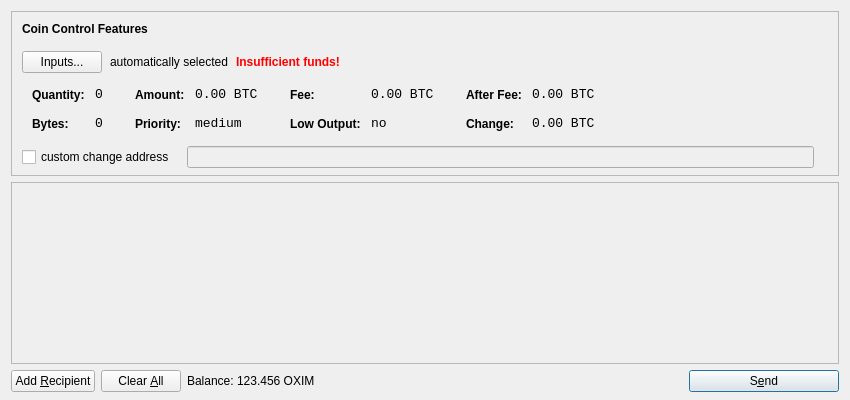
<?xml version="1.0" encoding="UTF-8"?>
<ui version="4.0">
 <class>SendCoinsDialog</class>
 <widget class="QDialog" name="SendCoinsDialog">
  <property name="geometry">
   <rect>
    <x>0</x>
    <y>0</y>
    <width>850</width>
    <height>400</height>
   </rect>
  </property>
  <property name="windowTitle">
   <string>Send Coins</string>
  </property>
  <layout class="QVBoxLayout" name="verticalLayout" stretch="0,1,0">
   <property name="bottomMargin">
    <number>8</number>
   </property>
   <item>
    <widget class="QFrame" name="frameCoinControl">
     <property name="sizePolicy">
      <sizepolicy hsizetype="Expanding" vsizetype="Expanding">
       <horstretch>0</horstretch>
       <verstretch>0</verstretch>
      </sizepolicy>
     </property>
     <property name="maximumSize">
      <size>
       <width>16777215</width>
       <height>16777215</height>
      </size>
     </property>
     <property name="frameShape">
      <enum>QFrame::StyledPanel</enum>
     </property>
     <property name="frameShadow">
      <enum>QFrame::Sunken</enum>
     </property>
     <layout class="QVBoxLayout" name="verticalLayoutCoinControl2">
      <property name="spacing">
       <number>-1</number>
      </property>
      <property name="leftMargin">
       <number>0</number>
      </property>
      <property name="topMargin">
       <number>0</number>
      </property>
      <property name="rightMargin">
       <number>0</number>
      </property>
      <property name="bottomMargin">
       <number>6</number>
      </property>
      <item>
       <layout class="QVBoxLayout" name="verticalLayoutCoinControl" stretch="0,0,0,0,1">
        <property name="spacing">
         <number>0</number>
        </property>
        <property name="leftMargin">
         <number>10</number>
        </property>
        <property name="topMargin">
         <number>10</number>
        </property>
        <item>
         <layout class="QHBoxLayout" name="horizontalLayoutCoinControl1">
          <property name="bottomMargin">
           <number>15</number>
          </property>
          <item>
           <widget class="QLabel" name="labelCoinControlFeatures">
            <property name="sizePolicy">
             <sizepolicy hsizetype="Preferred" vsizetype="Maximum">
              <horstretch>0</horstretch>
              <verstretch>0</verstretch>
             </sizepolicy>
            </property>
            <property name="font">
             <font>
              <weight>75</weight>
              <bold>true</bold>
             </font>
            </property>
            <property name="styleSheet">
             <string notr="true">font-weight:bold;</string>
            </property>
            <property name="text">
             <string>Coin Control Features</string>
            </property>
           </widget>
          </item>
         </layout>
        </item>
        <item>
         <layout class="QHBoxLayout" name="horizontalLayoutCoinControl2" stretch="0,0,0,0">
          <property name="spacing">
           <number>8</number>
          </property>
          <property name="bottomMargin">
           <number>10</number>
          </property>
          <item>
           <widget class="QPushButton" name="pushButtonCoinControl">
            <property name="styleSheet">
             <string notr="true"/>
            </property>
            <property name="text">
             <string>Inputs...</string>
            </property>
           </widget>
          </item>
          <item>
           <widget class="QLabel" name="labelCoinControlAutomaticallySelected">
            <property name="text">
             <string>automatically selected</string>
            </property>
            <property name="margin">
             <number>5</number>
            </property>
           </widget>
          </item>
          <item>
           <widget class="QLabel" name="labelCoinControlInsuffFunds">
            <property name="font">
             <font>
              <weight>75</weight>
              <bold>true</bold>
             </font>
            </property>
            <property name="styleSheet">
             <string notr="true">color:red;font-weight:bold;</string>
            </property>
            <property name="text">
             <string>Insufficient funds!</string>
            </property>
            <property name="margin">
             <number>5</number>
            </property>
           </widget>
          </item>
          <item>
           <spacer name="horizontalSpacerCoinControl">
            <property name="orientation">
             <enum>Qt::Horizontal</enum>
            </property>
            <property name="sizeHint" stdset="0">
             <size>
              <width>40</width>
              <height>1</height>
             </size>
            </property>
           </spacer>
          </item>
         </layout>
        </item>
        <item>
         <widget class="QWidget" name="widgetCoinControl" native="true">
          <property name="sizePolicy">
           <sizepolicy hsizetype="Preferred" vsizetype="Preferred">
            <horstretch>0</horstretch>
            <verstretch>0</verstretch>
           </sizepolicy>
          </property>
          <property name="minimumSize">
           <size>
            <width>0</width>
            <height>0</height>
           </size>
          </property>
          <property name="styleSheet">
           <string notr="true"/>
          </property>
          <layout class="QHBoxLayout" name="horizontalLayoutCoinControl5">
           <property name="margin">
            <number>0</number>
           </property>
           <item>
            <layout class="QHBoxLayout" name="horizontalLayoutCoinControl3" stretch="0,0,0,1">
             <property name="spacing">
              <number>20</number>
             </property>
             <property name="topMargin">
              <number>0</number>
             </property>
             <property name="bottomMargin">
              <number>10</number>
             </property>
             <item>
              <layout class="QFormLayout" name="formLayoutCoinControl1">
               <property name="horizontalSpacing">
                <number>10</number>
               </property>
               <property name="verticalSpacing">
                <number>14</number>
               </property>
               <property name="leftMargin">
                <number>10</number>
               </property>
               <property name="topMargin">
                <number>4</number>
               </property>
               <property name="rightMargin">
                <number>6</number>
               </property>
               <item row="0" column="0">
                <widget class="QLabel" name="labelCoinControlQuantityText">
                 <property name="styleSheet">
                  <string notr="true">font-weight:bold;</string>
                 </property>
                 <property name="text">
                  <string>Quantity:</string>
                 </property>
                 <property name="margin">
                  <number>0</number>
                 </property>
                </widget>
               </item>
               <item row="0" column="1">
                <widget class="QLabel" name="labelCoinControlQuantity">
                 <property name="font">
                  <font>
                   <family>Monospace</family>
                   <pointsize>10</pointsize>
                  </font>
                 </property>
                 <property name="cursor">
                  <cursorShape>IBeamCursor</cursorShape>
                 </property>
                 <property name="contextMenuPolicy">
                  <enum>Qt::ActionsContextMenu</enum>
                 </property>
                 <property name="text">
                  <string notr="true">0</string>
                 </property>
                 <property name="margin">
                  <number>0</number>
                 </property>
                 <property name="textInteractionFlags">
                  <set>Qt::LinksAccessibleByMouse|Qt::TextSelectableByKeyboard|Qt::TextSelectableByMouse</set>
                 </property>
                </widget>
               </item>
               <item row="1" column="0">
                <widget class="QLabel" name="labelCoinControlBytesText">
                 <property name="styleSheet">
                  <string notr="true">font-weight:bold;</string>
                 </property>
                 <property name="text">
                  <string>Bytes:</string>
                 </property>
                </widget>
               </item>
               <item row="1" column="1">
                <widget class="QLabel" name="labelCoinControlBytes">
                 <property name="font">
                  <font>
                   <family>Monospace</family>
                   <pointsize>10</pointsize>
                  </font>
                 </property>
                 <property name="cursor">
                  <cursorShape>IBeamCursor</cursorShape>
                 </property>
                 <property name="contextMenuPolicy">
                  <enum>Qt::ActionsContextMenu</enum>
                 </property>
                 <property name="text">
                  <string notr="true">0</string>
                 </property>
                 <property name="textInteractionFlags">
                  <set>Qt::LinksAccessibleByMouse|Qt::TextSelectableByKeyboard|Qt::TextSelectableByMouse</set>
                 </property>
                </widget>
               </item>
              </layout>
             </item>
             <item>
              <layout class="QFormLayout" name="formLayoutCoinControl2">
               <property name="horizontalSpacing">
                <number>10</number>
               </property>
               <property name="verticalSpacing">
                <number>14</number>
               </property>
               <property name="leftMargin">
                <number>6</number>
               </property>
               <property name="topMargin">
                <number>4</number>
               </property>
               <property name="rightMargin">
                <number>6</number>
               </property>
               <item row="0" column="0">
                <widget class="QLabel" name="labelCoinControlAmountText">
                 <property name="styleSheet">
                  <string notr="true">font-weight:bold;</string>
                 </property>
                 <property name="text">
                  <string>Amount:</string>
                 </property>
                 <property name="margin">
                  <number>0</number>
                 </property>
                </widget>
               </item>
               <item row="0" column="1">
                <widget class="QLabel" name="labelCoinControlAmount">
                 <property name="font">
                  <font>
                   <family>Monospace</family>
                   <pointsize>10</pointsize>
                  </font>
                 </property>
                 <property name="cursor">
                  <cursorShape>IBeamCursor</cursorShape>
                 </property>
                 <property name="contextMenuPolicy">
                  <enum>Qt::ActionsContextMenu</enum>
                 </property>
                 <property name="text">
                  <string notr="true">0.00 BTC</string>
                 </property>
                 <property name="textInteractionFlags">
                  <set>Qt::LinksAccessibleByMouse|Qt::TextSelectableByKeyboard|Qt::TextSelectableByMouse</set>
                 </property>
                </widget>
               </item>
               <item row="1" column="0">
                <widget class="QLabel" name="labelCoinControlPriorityText">
                 <property name="styleSheet">
                  <string notr="true">font-weight:bold;</string>
                 </property>
                 <property name="text">
                  <string>Priority:</string>
                 </property>
                </widget>
               </item>
               <item row="1" column="1">
                <widget class="QLabel" name="labelCoinControlPriority">
                 <property name="font">
                  <font>
                   <family>Monospace</family>
                   <pointsize>10</pointsize>
                  </font>
                 </property>
                 <property name="cursor">
                  <cursorShape>IBeamCursor</cursorShape>
                 </property>
                 <property name="contextMenuPolicy">
                  <enum>Qt::ActionsContextMenu</enum>
                 </property>
                 <property name="text">
                  <string>medium</string>
                 </property>
                 <property name="textInteractionFlags">
                  <set>Qt::LinksAccessibleByMouse|Qt::TextSelectableByKeyboard|Qt::TextSelectableByMouse</set>
                 </property>
                </widget>
               </item>
              </layout>
             </item>
             <item>
              <layout class="QFormLayout" name="formLayoutCoinControl3">
               <property name="horizontalSpacing">
                <number>10</number>
               </property>
               <property name="verticalSpacing">
                <number>14</number>
               </property>
               <property name="leftMargin">
                <number>6</number>
               </property>
               <property name="topMargin">
                <number>4</number>
               </property>
               <property name="rightMargin">
                <number>6</number>
               </property>
               <item row="0" column="0">
                <widget class="QLabel" name="labelCoinControlFeeText">
                 <property name="styleSheet">
                  <string notr="true">font-weight:bold;</string>
                 </property>
                 <property name="text">
                  <string>Fee:</string>
                 </property>
                 <property name="margin">
                  <number>0</number>
                 </property>
                </widget>
               </item>
               <item row="0" column="1">
                <widget class="QLabel" name="labelCoinControlFee">
                 <property name="font">
                  <font>
                   <family>Monospace</family>
                   <pointsize>10</pointsize>
                  </font>
                 </property>
                 <property name="cursor">
                  <cursorShape>IBeamCursor</cursorShape>
                 </property>
                 <property name="contextMenuPolicy">
                  <enum>Qt::ActionsContextMenu</enum>
                 </property>
                 <property name="text">
                  <string notr="true">0.00 BTC</string>
                 </property>
                 <property name="textInteractionFlags">
                  <set>Qt::LinksAccessibleByMouse|Qt::TextSelectableByKeyboard|Qt::TextSelectableByMouse</set>
                 </property>
                </widget>
               </item>
               <item row="1" column="0">
                <widget class="QLabel" name="labelCoinControlLowOutputText">
                 <property name="styleSheet">
                  <string notr="true">font-weight:bold;</string>
                 </property>
                 <property name="text">
                  <string>Low Output:</string>
                 </property>
                </widget>
               </item>
               <item row="1" column="1">
                <widget class="QLabel" name="labelCoinControlLowOutput">
                 <property name="font">
                  <font>
                   <family>Monospace</family>
                   <pointsize>10</pointsize>
                  </font>
                 </property>
                 <property name="cursor">
                  <cursorShape>IBeamCursor</cursorShape>
                 </property>
                 <property name="contextMenuPolicy">
                  <enum>Qt::ActionsContextMenu</enum>
                 </property>
                 <property name="text">
                  <string>no</string>
                 </property>
                 <property name="textInteractionFlags">
                  <set>Qt::LinksAccessibleByMouse|Qt::TextSelectableByKeyboard|Qt::TextSelectableByMouse</set>
                 </property>
                </widget>
               </item>
              </layout>
             </item>
             <item>
              <layout class="QFormLayout" name="formLayoutCoinControl4">
               <property name="horizontalSpacing">
                <number>10</number>
               </property>
               <property name="verticalSpacing">
                <number>14</number>
               </property>
               <property name="leftMargin">
                <number>6</number>
               </property>
               <property name="topMargin">
                <number>4</number>
               </property>
               <property name="rightMargin">
                <number>6</number>
               </property>
               <item row="0" column="0">
                <widget class="QLabel" name="labelCoinControlAfterFeeText">
                 <property name="styleSheet">
                  <string notr="true">font-weight:bold;</string>
                 </property>
                 <property name="text">
                  <string>After Fee:</string>
                 </property>
                 <property name="margin">
                  <number>0</number>
                 </property>
                </widget>
               </item>
               <item row="0" column="1">
                <widget class="QLabel" name="labelCoinControlAfterFee">
                 <property name="font">
                  <font>
                   <family>Monospace</family>
                   <pointsize>10</pointsize>
                  </font>
                 </property>
                 <property name="cursor">
                  <cursorShape>IBeamCursor</cursorShape>
                 </property>
                 <property name="contextMenuPolicy">
                  <enum>Qt::ActionsContextMenu</enum>
                 </property>
                 <property name="text">
                  <string notr="true">0.00 BTC</string>
                 </property>
                 <property name="textInteractionFlags">
                  <set>Qt::LinksAccessibleByMouse|Qt::TextSelectableByKeyboard|Qt::TextSelectableByMouse</set>
                 </property>
                </widget>
               </item>
               <item row="1" column="0">
                <widget class="QLabel" name="labelCoinControlChangeText">
                 <property name="styleSheet">
                  <string notr="true">font-weight:bold;</string>
                 </property>
                 <property name="text">
                  <string>Change:</string>
                 </property>
                </widget>
               </item>
               <item row="1" column="1">
                <widget class="QLabel" name="labelCoinControlChange">
                 <property name="font">
                  <font>
                   <family>Monospace</family>
                   <pointsize>10</pointsize>
                  </font>
                 </property>
                 <property name="cursor">
                  <cursorShape>IBeamCursor</cursorShape>
                 </property>
                 <property name="contextMenuPolicy">
                  <enum>Qt::ActionsContextMenu</enum>
                 </property>
                 <property name="text">
                  <string notr="true">0.00 BTC</string>
                 </property>
                 <property name="textInteractionFlags">
                  <set>Qt::LinksAccessibleByMouse|Qt::TextSelectableByKeyboard|Qt::TextSelectableByMouse</set>
                 </property>
                </widget>
               </item>
              </layout>
             </item>
            </layout>
           </item>
          </layout>
         </widget>
        </item>
        <item>
         <layout class="QHBoxLayout" name="horizontalLayoutCoinControl4" stretch="0,0,0">
          <property name="spacing">
           <number>12</number>
          </property>
          <property name="sizeConstraint">
           <enum>QLayout::SetDefaultConstraint</enum>
          </property>
          <property name="topMargin">
           <number>5</number>
          </property>
          <property name="rightMargin">
           <number>5</number>
          </property>
          <item>
           <widget class="QCheckBox" name="checkBoxCoinControlChange">
            <property name="text">
             <string>custom change address</string>
            </property>
           </widget>
          </item>
          <item>
           <widget class="QLineEdit" name="lineEditCoinControlChange">
            <property name="enabled">
             <bool>false</bool>
            </property>
            <property name="sizePolicy">
             <sizepolicy hsizetype="Expanding" vsizetype="Fixed">
              <horstretch>0</horstretch>
              <verstretch>0</verstretch>
             </sizepolicy>
            </property>
           </widget>
          </item>
          <item>
           <widget class="QLabel" name="labelCoinControlChangeLabel">
            <property name="sizePolicy">
             <sizepolicy hsizetype="Preferred" vsizetype="Expanding">
              <horstretch>0</horstretch>
              <verstretch>0</verstretch>
             </sizepolicy>
            </property>
            <property name="minimumSize">
             <size>
              <width>0</width>
              <height>0</height>
             </size>
            </property>
            <property name="text">
             <string/>
            </property>
            <property name="margin">
             <number>3</number>
            </property>
           </widget>
          </item>
         </layout>
        </item>
        <item>
         <spacer name="verticalSpacerCoinControl">
          <property name="orientation">
           <enum>Qt::Vertical</enum>
          </property>
          <property name="sizeHint" stdset="0">
           <size>
            <width>800</width>
            <height>1</height>
           </size>
          </property>
         </spacer>
        </item>
       </layout>
      </item>
     </layout>
    </widget>
   </item>
   <item>
    <widget class="QScrollArea" name="scrollArea">
     <property name="widgetResizable">
      <bool>true</bool>
     </property>
     <widget class="QWidget" name="scrollAreaWidgetContents">
      <property name="geometry">
       <rect>
        <x>0</x>
        <y>0</y>
        <width>830</width>
        <height>165</height>
       </rect>
      </property>
      <layout class="QVBoxLayout" name="verticalLayout_2">
       <property name="margin">
        <number>0</number>
       </property>
       <item>
        <layout class="QVBoxLayout" name="entries">
         <property name="spacing">
          <number>6</number>
         </property>
        </layout>
       </item>
       <item>
        <spacer name="verticalSpacer">
         <property name="orientation">
          <enum>Qt::Vertical</enum>
         </property>
         <property name="sizeHint" stdset="0">
          <size>
           <width>20</width>
           <height>40</height>
          </size>
         </property>
        </spacer>
       </item>
      </layout>
     </widget>
    </widget>
   </item>
   <item>
    <layout class="QHBoxLayout" name="horizontalLayout">
     <item>
      <widget class="QPushButton" name="addButton">
       <property name="toolTip">
        <string>Send to multiple recipients at once</string>
       </property>
       <property name="text">
        <string>Add &amp;Recipient</string>
       </property>
       <property name="icon">
        <iconset resource="../bitcoin.qrc">
         <normaloff>:/icons/add</normaloff>:/icons/add</iconset>
       </property>
       <property name="autoDefault">
        <bool>false</bool>
       </property>
      </widget>
     </item>
     <item>
      <widget class="QPushButton" name="clearButton">
       <property name="sizePolicy">
        <sizepolicy hsizetype="Minimum" vsizetype="Fixed">
         <horstretch>0</horstretch>
         <verstretch>0</verstretch>
        </sizepolicy>
       </property>
       <property name="toolTip">
        <string>Remove all transaction fields</string>
       </property>
       <property name="text">
        <string>Clear &amp;All</string>
       </property>
       <property name="icon">
        <iconset resource="../bitcoin.qrc">
         <normaloff>:/icons/remove</normaloff>:/icons/remove</iconset>
       </property>
       <property name="autoRepeatDelay">
        <number>300</number>
       </property>
       <property name="autoDefault">
        <bool>false</bool>
       </property>
      </widget>
     </item>
     <item>
      <layout class="QHBoxLayout" name="horizontalLayout_2">
       <property name="spacing">
        <number>3</number>
       </property>
       <item>
        <widget class="QLabel" name="label">
         <property name="text">
          <string>Balance:</string>
         </property>
        </widget>
       </item>
       <item>
        <widget class="QLabel" name="labelBalance">
         <property name="cursor">
          <cursorShape>IBeamCursor</cursorShape>
         </property>
         <property name="text">
          <string>123.456 OXIM</string>
         </property>
         <property name="textInteractionFlags">
          <set>Qt::LinksAccessibleByMouse|Qt::TextSelectableByKeyboard|Qt::TextSelectableByMouse</set>
         </property>
        </widget>
       </item>
      </layout>
     </item>
     <item>
      <spacer name="horizontalSpacer">
       <property name="orientation">
        <enum>Qt::Horizontal</enum>
       </property>
       <property name="sizeHint" stdset="0">
        <size>
         <width>40</width>
         <height>20</height>
        </size>
       </property>
      </spacer>
     </item>
     <item>
      <widget class="QPushButton" name="sendButton">
       <property name="minimumSize">
        <size>
         <width>150</width>
         <height>0</height>
        </size>
       </property>
       <property name="toolTip">
        <string>Confirm the send action</string>
       </property>
       <property name="text">
        <string>S&amp;end</string>
       </property>
       <property name="icon">
        <iconset resource="../bitcoin.qrc">
         <normaloff>:/icons/send</normaloff>:/icons/send</iconset>
       </property>
       <property name="default">
        <bool>true</bool>
       </property>
      </widget>
     </item>
    </layout>
   </item>
  </layout>
 </widget>
 <resources>
  <include location="../bitcoin.qrc"/>
 </resources>
 <connections/>
</ui>
